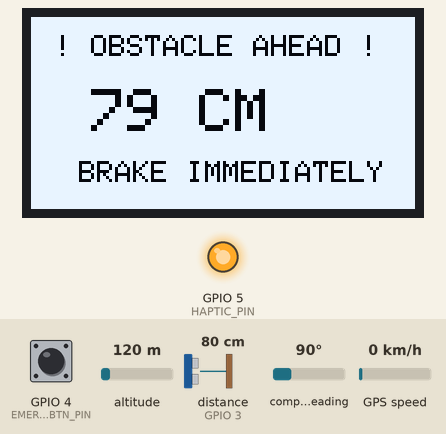
The sketch below on a simulated ESP32-C3. On the bench: 128×64 one-colour display, output pins drawn as LEDs (lit = HIGH). Wiring (inferred from the names in the program): ultrasonic range finder: trigger GPIO 2; echo GPIO 3. The test bench sets the inputs (shaded band); at power-on: distance to the obstacle (sensor on GPIO 3) 80 cm, GPIO 4 (EMERGENCY_BTN_PIN) HIGH, GPS speed 0 km/h, altitude 120 m, compass heading 90°. The echo pulse lasts 58.3 µs per cm; WiFi joins after 1.5 s; servers stay silent unless stated; uploads are accepted with an empty reply; the GPS gets a fix after 3 s at 37.7749, -122.4194 with 8 satellites; pins used as bus, display or sensor lines are not drawn; what the sketch prints to the serial monitor is not drawn.

Above: at 3.3 s.
3.4 s: distance to the obstacle (sensor on GPIO 3) set to 2 cm
At 4.1 s:
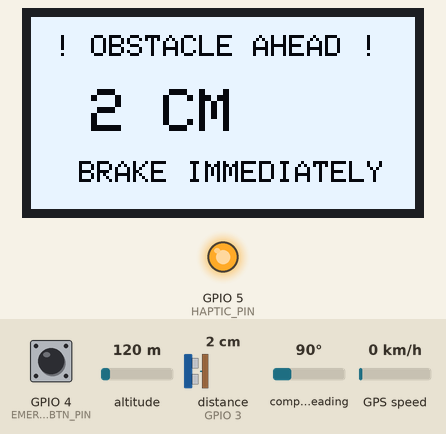
5.1 s: distance to the obstacle (sensor on GPIO 3) set to 95 cm
At 5.9 s:
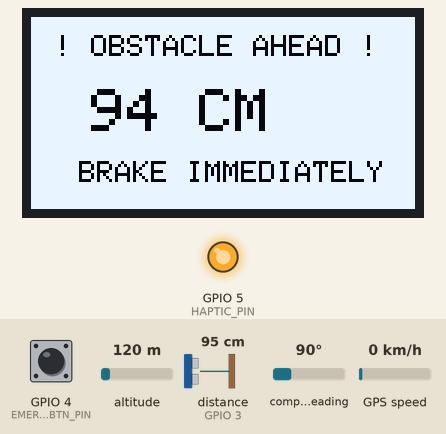
6.8 s: distance to the obstacle (sensor on GPIO 3) set to 104 cm
At 7.7 s:
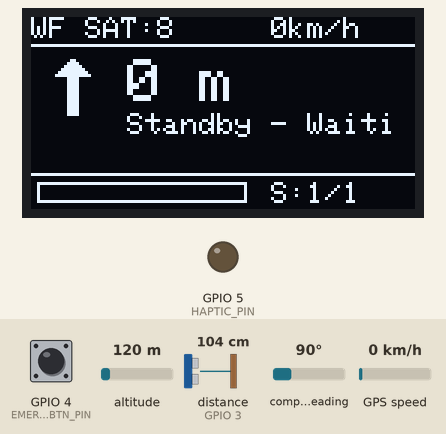
8.3 s: GPIO 4 (EMERGENCY_BTN_PIN) pulled LOW for 0.15 s
At 9.3 s:
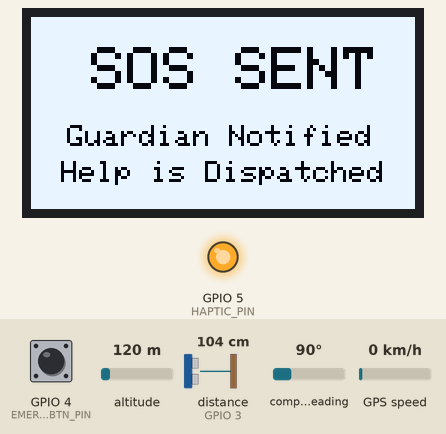
11.0 s: GPS speed set to 2 km/h
At 13.7 s:
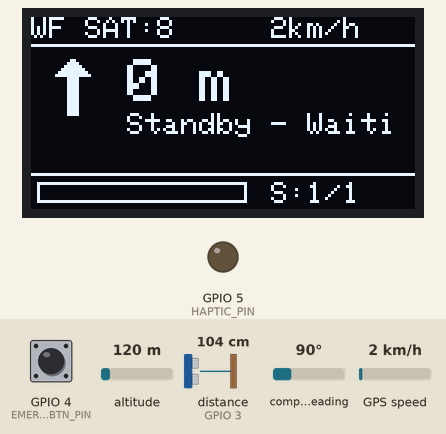
14.3 s: GPS speed set to 30 km/h
At 17.2 s:
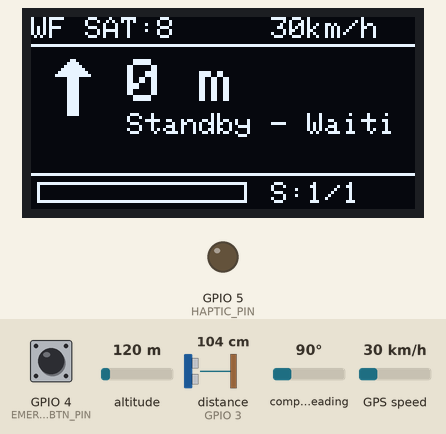
Timing chart, 0 to 18.3 s (numbered marks = the images above; inputs shaded):
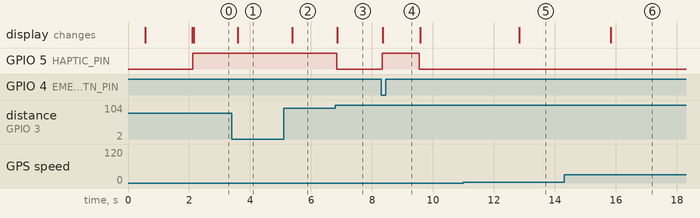

The sketch:

esp32c3_rider_assistant.ino
```cpp
/**
 * =========================================================================
 * TURN-BY-TURN NAVIGATION SYSTEM (IOT MOTORCYCLE RIDER ASSISTANT)
 * =========================================================================
 * College Mini-Project: Dept. of Information Technology, Mini Project II
 * Target Hardware: ESP32-C3 RISC-V Microcontroller
 * Peripherals: NEO-6M GPS Module, 0.96" SSD1306 OLED (I2C), HC-SR04 Ultrasonic
 *              Sensor, Emergency Pushbutton, Haptic Vibration Motor.
 *
 * Key Features:
 *  - Distraction-Free OLED HUD showing concise turn maneuvers and distance.
 *  - Real-time GPS Telemetry stream over Wi-Fi to Node.js backend.
 *  - Ultrasonic Proximity Collision Warning (overrides display with hazard).
 *  - Emergency SOS Button triggers instantaneous location broadcast.
 *  - Non-blocking millis() timing architecture.
 * =========================================================================
 */

#include <WiFi.h>
#include <HTTPClient.h>
#include <ArduinoJson.h>
#include <Wire.h>
#include <Adafruit_GFX.h>
#include <Adafruit_SSD1306.h>
#include <TinyGPSPlus.h>
#include "config.h"

// -------------------------------------------------------------------------
// HARDWARE INSTANCES & GLOBAL STATE
// -------------------------------------------------------------------------
Adafruit_SSD1306 display(SCREEN_WIDTH, SCREEN_HEIGHT, &Wire, OLED_RESET_PIN);
TinyGPSPlus gps;
HardwareSerial gpsSerial(1); // ESP32-C3 Hardware UART 1

// Navigation telemetry state
struct NavState {
  String instruction = "Standby - Waiting for Route";
  String maneuver = "straight";
  String formattedDistance = "0 m";
  int distanceToTurnM = 0;
  int progressPct = 0;
  int currentStep = 1;
  int totalSteps = 1;
  float speedKmh = 0.0;
  float headingDeg = 0.0;
  bool isObstacleAlert = false;
  float obstacleDistanceCm = 999.0;
  bool isEmergencyActive = false;
  bool hasRoute = false;
} navState;

// Non-blocking timing variables
unsigned long lastTelemetryTime = 0;
unsigned long lastUltrasonicTime = 0;
volatile bool emergencyTriggered = false;
unsigned long lastButtonInterruptTime = 0;

// -------------------------------------------------------------------------
// 24x24 MONOCHROME MANEUVER BITMAPS FOR SSD1306 OLED
// -------------------------------------------------------------------------
// Straight Arrow Bitmap (24x24)
const unsigned char PROGMEM bmp_straight[] = {
  0x00, 0x18, 0x00, 0x00, 0x3c, 0x00, 0x00, 0x7e, 0x00, 0x00, 0xff, 0x00,
  0x01, 0xff, 0x80, 0x03, 0xff, 0xc0, 0x00, 0x3c, 0x00, 0x00, 0x3c, 0x00,
  0x00, 0x3c, 0x00, 0x00, 0x3c, 0x00, 0x00, 0x3c, 0x00, 0x00, 0x3c, 0x00,
  0x00, 0x3c, 0x00, 0x00, 0x3c, 0x00, 0x00, 0x3c, 0x00, 0x00, 0x3c, 0x00,
  0x00, 0x3c, 0x00, 0x00, 0x3c, 0x00, 0x00, 0x3c, 0x00, 0x00, 0x00, 0x00,
  0x00, 0x00, 0x00, 0x00, 0x00, 0x00, 0x00, 0x00, 0x00, 0x00, 0x00, 0x00
};

// Turn Left Bitmap (24x24)
const unsigned char PROGMEM bmp_turn_left[] = {
  0x00, 0x30, 0x00, 0x00, 0x70, 0x00, 0x00, 0xf0, 0x00, 0x01, 0xf0, 0x00,
  0x03, 0xff, 0xfc, 0x07, 0xff, 0xfe, 0x0f, 0xff, 0xfe, 0x07, 0xff, 0xfc,
  0x03, 0xf0, 0x0e, 0x01, 0xf0, 0x0e, 0x00, 0x70, 0x0e, 0x00, 0x30, 0x0e,
  0x00, 0x00, 0x0e, 0x00, 0x00, 0x0e, 0x00, 0x00, 0x0e, 0x00, 0x00, 0x0e,
  0x00, 0x00, 0x0e, 0x00, 0x00, 0x0e, 0x00, 0x00, 0x0e, 0x00, 0x00, 0x0e,
  0x00, 0x00, 0x00, 0x00, 0x00, 0x00, 0x00, 0x00, 0x00, 0x00, 0x00, 0x00
};

// Turn Right Bitmap (24x24)
const unsigned char PROGMEM bmp_turn_right[] = {
  0x00, 0x0c, 0x00, 0x00, 0x0e, 0x00, 0x00, 0x0f, 0x00, 0x00, 0x0f, 0x80,
  0x3f, 0xff, 0xc0, 0x7f, 0xff, 0xe0, 0x7f, 0xff, 0xf0, 0x3f, 0xff, 0xe0,
  0x70, 0x0f, 0xc0, 0x70, 0x0f, 0x80, 0x70, 0x0e, 0x00, 0x70, 0x0c, 0x00,
  0x70, 0x00, 0x00, 0x70, 0x00, 0x00, 0x70, 0x00, 0x00, 0x70, 0x00, 0x00,
  0x70, 0x00, 0x00, 0x70, 0x00, 0x00, 0x70, 0x00, 0x00, 0x70, 0x00, 0x00,
  0x00, 0x00, 0x00, 0x00, 0x00, 0x00, 0x00, 0x00, 0x00, 0x00, 0x00, 0x00
};

// -------------------------------------------------------------------------
// HARDWARE INTERRUPT SERVICE ROUTINE (ISR) - EMERGENCY BUTTON
// -------------------------------------------------------------------------
void IRAM_ATTR handleEmergencyButton() {
  unsigned long now = millis();
  // Simple hardware debounce check
  if (now - lastButtonInterruptTime > DEBOUNCE_DELAY_MS) {
    emergencyTriggered = true;
    lastButtonInterruptTime = now;
  }
}

// -------------------------------------------------------------------------
// SETUP INITIALIZATION
// -------------------------------------------------------------------------
void setup() {
  Serial.begin(115200);
  delay(500);

  Serial.println("\n=======================================================");
  Serial.println("  ESP32-C3 TURN-BY-TURN RIDER ASSISTANT FIRMWARE");
  Serial.println("  Dept. of IT - Mini Project II");
  Serial.println("=======================================================");

  // 1. Initialize I2C and SSD1306 OLED
  Wire.begin(I2C_SDA_PIN, I2C_SCL_PIN);
  if (!display.begin(SSD1306_SWITCHCAPVCC, OLED_I2C_ADDRESS)) {
    Serial.println("[ERROR] SSD1306 OLED initialization failed!");
  } else {
    Serial.println("[OK] SSD1306 OLED initialized (128x64 I2C)");
    display.clearDisplay();
    display.setTextColor(SSD1306_WHITE);
    display.setTextSize(1);
    display.setCursor(10, 16);
    display.println("RIDER ASSISTANT");
    display.setCursor(10, 32);
    display.println("ESP32-C3 Booting...");
    display.display();
  }

  // 2. Initialize GPS UART Serial1
  gpsSerial.begin(GPS_BAUD_RATE, SERIAL_8N1, GPS_RX_PIN, GPS_TX_PIN);
  Serial.println("[OK] NEO-6M GPS UART initialized at 9600 baud");

  // 3. Initialize HC-SR04 Ultrasonic Pins
  pinMode(TRIG_PIN, OUTPUT);
  pinMode(ECHO_PIN, INPUT);
  digitalWrite(TRIG_PIN, LOW);
  Serial.println("[OK] HC-SR04 Proximity Sensor configured");

  // 4. Initialize Emergency SOS Pushbutton with Interrupt
  pinMode(EMERGENCY_BTN_PIN, INPUT_PULLUP);
  attachInterrupt(digitalPinToInterrupt(EMERGENCY_BTN_PIN), handleEmergencyButton, FALLING);
  Serial.println("[OK] Emergency Button interrupt attached on GPIO 4");

  // 5. Initialize Haptic / Buzzer alert pin
  pinMode(HAPTIC_PIN, OUTPUT);
  digitalWrite(HAPTIC_PIN, LOW);

  // 6. Connect to Wi-Fi
  connectWiFi();

  // Initial standby render
  renderOled();
}

// -------------------------------------------------------------------------
// MAIN NON-BLOCKING EXECUTION LOOP
// -------------------------------------------------------------------------
void loop() {
  unsigned long currentMillis = millis();

  // A. Process incoming GPS NMEA sentences over UART
  while (gpsSerial.available() > 0) {
    gps.encode(gpsSerial.read());
  }

  // B. Handle Emergency Button press immediately
  if (emergencyTriggered) {
    emergencyTriggered = false;
    triggerEmergencySOS();
  }

  // C. Periodically scan for proximity obstacles (HC-SR04)
  if (currentMillis - lastUltrasonicTime >= ULTRASONIC_SCAN_INTERVAL_MS) {
    lastUltrasonicTime = currentMillis;
    scanUltrasonicObstacle();
  }

  // D. Periodically send GPS telemetry to backend & fetch next turn instruction
  if (currentMillis - lastTelemetryTime >= GPS_TELEMETRY_INTERVAL_MS) {
    lastTelemetryTime = currentMillis;
    sendTelemetryAndFetchInstruction();
  }
}

// -------------------------------------------------------------------------
// WI-FI CONNECTION HANDLER
// -------------------------------------------------------------------------
void connectWiFi() {
  Serial.printf("[WiFi] Connecting to SSID: %s\n", WIFI_SSID);
  WiFi.mode(WIFI_STA);
  WiFi.begin(WIFI_SSID, WIFI_PASSWORD);

  int retries = 0;
  while (WiFi.status() != WL_CONNECTED && retries < 20) {
    delay(500);
    Serial.print(".");
    retries++;
  }

  if (WiFi.status() == WL_CONNECTED) {
    Serial.printf("\n[WiFi] Connected successfully! IP: %s\n", WiFi.localIP().toString().c_str());
  } else {
    Serial.println("\n[WiFi] Connection timeout. Running in standalone fallback mode.");
  }
}

// -------------------------------------------------------------------------
// HC-SR04 PROXIMITY SCANNING
// -------------------------------------------------------------------------
void scanUltrasonicObstacle() {
  // Trigger 10 microsecond pulse
  digitalWrite(TRIG_PIN, LOW);
  delayMicroseconds(2);
  digitalWrite(TRIG_PIN, HIGH);
  delayMicroseconds(10);
  digitalWrite(TRIG_PIN, LOW);

  // Read echo pulse travel time (timeout 25000us ~ 4 meters max)
  long duration = pulseIn(ECHO_PIN, HIGH, 25000);

  if (duration > 0) {
    // Speed of sound = 343 m/s = 0.0343 cm/us -> Distance = (duration * 0.0343) / 2
    float distanceCm = (duration * 0.0343) / 2.0;
    navState.obstacleDistanceCm = distanceCm;

    if (distanceCm < OBSTACLE_DISTANCE_CM) {
      navState.isObstacleAlert = true;
      // Pulse vibration motor / buzzer
      digitalWrite(HAPTIC_PIN, HIGH);
      renderOled();
      return;
    }
  }

  // Clear obstacle alert if free of hazards
  if (navState.isObstacleAlert) {
    navState.isObstacleAlert = false;
    digitalWrite(HAPTIC_PIN, LOW);
    renderOled();
  }
}

// -------------------------------------------------------------------------
// HTTP POST GPS TELEMETRY & PARSE NEXT INSTRUCTION
// -------------------------------------------------------------------------
void sendTelemetryAndFetchInstruction() {
  if (WiFi.status() != WL_CONNECTED) {
    return;
  }

  float lat = 12.9716; // Fallback demo origin if GPS has no satellite lock
  float lng = 77.5946;
  float speed = 0.0;
  float heading = 0.0;

  if (gps.location.isValid()) {
    lat = gps.location.lat();
    lng = gps.location.lng();
    speed = gps.speed.kmph();
    heading = gps.course.deg();
  }

  navState.speedKmh = speed;
  navState.headingDeg = heading;

  HTTPClient http;
  String url = String(BACKEND_SERVER_URL) + "/api/devices/" + DEVICE_ID + "/location";
  http.begin(url);
  http.setTimeout(HTTP_TIMEOUT_MS);
  http.addHeader("Content-Type", "application/json");

  // Construct JSON telemetry payload
  StaticJsonDocument<256> doc;
  doc["lat"] = lat;
  doc["lng"] = lng;
  doc["speed"] = speed;
  doc["heading"] = heading;
  doc["battery"] = 98;

  String requestBody;
  serializeJson(doc, requestBody);

  int httpCode = http.POST(requestBody);

  if (httpCode == HTTP_CODE_OK || httpCode == HTTP_CODE_CREATED) {
    String response = http.getString();

    // Parse backend JSON response containing next turn instruction
    StaticJsonDocument<512> resDoc;
    DeserializationError error = deserializeJson(resDoc, response);

    if (!error && resDoc.containsKey("nextInstruction")) {
      JsonObject nextInst = resDoc["nextInstruction"];
      navState.instruction = nextInst["instruction"].as<String>();
      navState.maneuver = nextInst["maneuver"].as<String>();
      navState.formattedDistance = nextInst["formatted_distance"].as<String>();
      navState.distanceToTurnM = nextInst["distance_to_turn_m"].as<int>();
      navState.progressPct = nextInst["progress_pct"].as<int>();
      navState.currentStep = nextInst["current_step"].as<int>();
      navState.totalSteps = nextInst["total_steps"].as<int>();
      navState.hasRoute = true;
    }
  } else {
    Serial.printf("[HTTP] Telemetry POST failed, code: %d\n", httpCode);
  }

  http.end();

  // Render updated instruction to OLED
  renderOled();
}

// -------------------------------------------------------------------------
// EMERGENCY SOS TRIGGER (HTTP POST /api/devices/:id/emergency)
// -------------------------------------------------------------------------
void triggerEmergencySOS() {
  Serial.println("\n🚨 [EMERGENCY] Physical SOS Button triggered! Dispatching location...");
  navState.isEmergencyActive = true;

  // Sound buzzer
  digitalWrite(HAPTIC_PIN, HIGH);
  renderOled();

  if (WiFi.status() == WL_CONNECTED) {
    HTTPClient http;
    String url = String(BACKEND_SERVER_URL) + "/api/devices/" + DEVICE_ID + "/emergency";
    http.begin(url);
    http.addHeader("Content-Type", "application/json");

    StaticJsonDocument<128> doc;
    doc["notes"] = "Handlebar Emergency Button Pressed";
    if (gps.location.isValid()) {
      doc["lat"] = gps.location.lat();
      doc["lng"] = gps.location.lng();
    }

    String body;
    serializeJson(doc, body);
    int code = http.POST(body);
    Serial.printf("[EMERGENCY] Server acknowledged SOS, response code: %d\n", code);
    http.end();
  }

  delay(1000);
  digitalWrite(HAPTIC_PIN, LOW);
  navState.isEmergencyActive = false;
  renderOled();
}

// -------------------------------------------------------------------------
// GRAPHICAL OLED DISPLAY RENDERER (SSD1306 128x64)
// -------------------------------------------------------------------------
void renderOled() {
  display.clearDisplay();

  // 1. Priority 1: Obstacle Hazard Override
  if (navState.isObstacleAlert) {
    // Invert screen for high-contrast strobe warning
    display.fillRect(0, 0, SCREEN_WIDTH, SCREEN_HEIGHT, SSD1306_WHITE);
    display.setTextColor(SSD1306_BLACK, SSD1306_WHITE);

    display.setTextSize(1);
    display.setCursor(8, 6);
    display.println("! OBSTACLE AHEAD !");

    display.setTextSize(2);
    display.setCursor(20, 24);
    display.printf("%d CM", (int)navState.obstacleDistanceCm);

    display.setTextSize(1);
    display.setCursor(16, 48);
    display.println("BRAKE IMMEDIATELY");

    display.display();
    return;
  }

  // 2. Priority 2: Emergency SOS Screen
  if (navState.isEmergencyActive) {
    display.fillRect(0, 0, SCREEN_WIDTH, SCREEN_HEIGHT, SSD1306_WHITE);
    display.setTextColor(SSD1306_BLACK, SSD1306_WHITE);

    display.setTextSize(2);
    display.setCursor(20, 10);
    display.println("SOS SENT");

    display.setTextSize(1);
    display.setCursor(12, 36);
    display.println("Guardian Notified");
    display.setCursor(10, 48);
    display.println("Help is Dispatched");

    display.display();
    return;
  }

  // 3. Normal HUD Display Mode
  display.setTextColor(SSD1306_WHITE);

  // Top Status Bar: WiFi status | Satellites | Speed
  display.setTextSize(1);
  display.setCursor(0, 0);
  display.print(WiFi.status() == WL_CONNECTED ? "WF " : "NO-WF ");
  display.printf("SAT:%d ", gps.satellites.value());
  display.setCursor(80, 0);
  display.printf("%dkm/h", (int)navState.speedKmh);
  display.drawLine(0, 9, SCREEN_WIDTH, 9, SSD1306_WHITE);

  // Main Section: Maneuver Icon + Distance + Text
  const unsigned char* iconBmp = bmp_straight;
  if (navState.maneuver == "turn-left" || navState.maneuver == "turn-slight-left") {
    iconBmp = bmp_turn_left;
  } else if (navState.maneuver == "turn-right" || navState.maneuver == "turn-slight-right") {
    iconBmp = bmp_turn_right;
  }

  // Draw 24x24 Turn Icon
  display.drawBitmap(2, 14, iconBmp, 24, 24, SSD1306_WHITE);

  // Distance to turn in bold text
  display.setTextSize(2);
  display.setCursor(32, 14);
  display.println(navState.formattedDistance);

  // Turn instruction description (clipped to fit 128px)
  display.setTextSize(1);
  display.setCursor(32, 32);
  String cleanText = navState.instruction;
  if (cleanText.length() > 15) {
    cleanText = cleanText.substring(0, 15);
  }
  display.println(cleanText);

  // Bottom Progress Bar
  display.drawLine(0, 52, SCREEN_WIDTH, 52, SSD1306_WHITE);
  display.drawRect(2, 55, 70, 7, SSD1306_WHITE);
  int fillWidth = map(constrain(navState.progressPct, 0, 100), 0, 100, 0, 68);
  if (fillWidth > 0) {
    display.fillRect(3, 56, fillWidth, 5, SSD1306_WHITE);
  }

  // Step Counter
  display.setCursor(80, 55);
  display.printf("S:%d/%d", navState.currentStep, navState.totalSteps);

  display.display();
}
```

config.h
```cpp
/**
 * Configuration & Pinout Header for ESP32-C3 Rider Assistant
 * Department of Information Technology - Mini Project II
 */

#ifndef CONFIG_H
#define CONFIG_H

// =========================================================================
// 1. WI-FI & BACKEND SERVER SETTINGS
// =========================================================================
#define WIFI_SSID            "Your_WiFi_SSID"
#define WIFI_PASSWORD        "Your_WiFi_Password"

// IP address of computer running the Node.js backend (e.g., 192.168.1.50:3000)
#define BACKEND_SERVER_URL   "http://192.168.1.100:3000"
#define DEVICE_ID            "esp32-c3-01"

// =========================================================================
// 2. HARDWARE PIN ASSIGNMENTS (ESP32-C3 RISC-V)
// =========================================================================
// I2C OLED Display (SSD1306, 128x64)
#define I2C_SDA_PIN          8    // ESP32-C3 default SDA
#define I2C_SCL_PIN          9    // ESP32-C3 default SCL
#define OLED_RESET_PIN       -1   // Shared with ESP32 reset
#define SCREEN_WIDTH         128
#define SCREEN_HEIGHT        64
#define OLED_I2C_ADDRESS     0x3C

// NEO-6M GPS Module (Hardware UART Serial1)
#define GPS_RX_PIN           20   // ESP32-C3 receives from GPS TX
#define GPS_TX_PIN           21   // ESP32-C3 transmits to GPS RX
#define GPS_BAUD_RATE        9600

// Ultrasonic Obstacle Sensor (HC-SR04)
#define TRIG_PIN             2    // Output trigger pulse
#define ECHO_PIN             3    // Input echo pulse (use 1k/2k resistor divider for 3.3V)
#define OBSTACLE_DISTANCE_CM 100  // Trigger warning if obstacle is within 100 cm

// Emergency SOS Push Button
#define EMERGENCY_BTN_PIN    4    // Active LOW with INPUT_PULLUP
#define DEBOUNCE_DELAY_MS    200  // Button debounce time

// Haptic Vibration Motor & Buzzer Alert
#define HAPTIC_PIN           5    // Digital output or PWM for alert pulses

// =========================================================================
// 3. TIMING CONSTANTS (Non-blocking loop intervals)
// =========================================================================
#define GPS_TELEMETRY_INTERVAL_MS   1500  // Send GPS to backend every 1.5 seconds
#define ULTRASONIC_SCAN_INTERVAL_MS 200   // Scan for obstacles 5 times per second
#define HTTP_TIMEOUT_MS             3000  // 3 second HTTP request timeout

#endif // CONFIG_H
```

Measured:
- the behaviour switches between 100 and 101 cm on distance to the obstacle (sensor on GPIO 3) (found by bisection; images 2 and 3)
- after the input at 3.4 s, the display: changes after 0.20 s (image 1)
- after the input at 5.1 s, the display: changes after 0.28 s (image 2)
- after the input at 6.8 s, GPIO 5 (HAPTIC_PIN): HIGH → LOW at once; the display: changes after 0.06 s (image 3)
- after the input at 8.3 s, GPIO 5 (HAPTIC_PIN): LOW → HIGH at once, → LOW 1.2 s later; the display: changes after 0.06 s (image 4)
- after the input at 11.0 s, the display: changes after 1.8 s (image 5)
- after the input at 14.3 s, the display: changes after 1.5 s (image 6)
